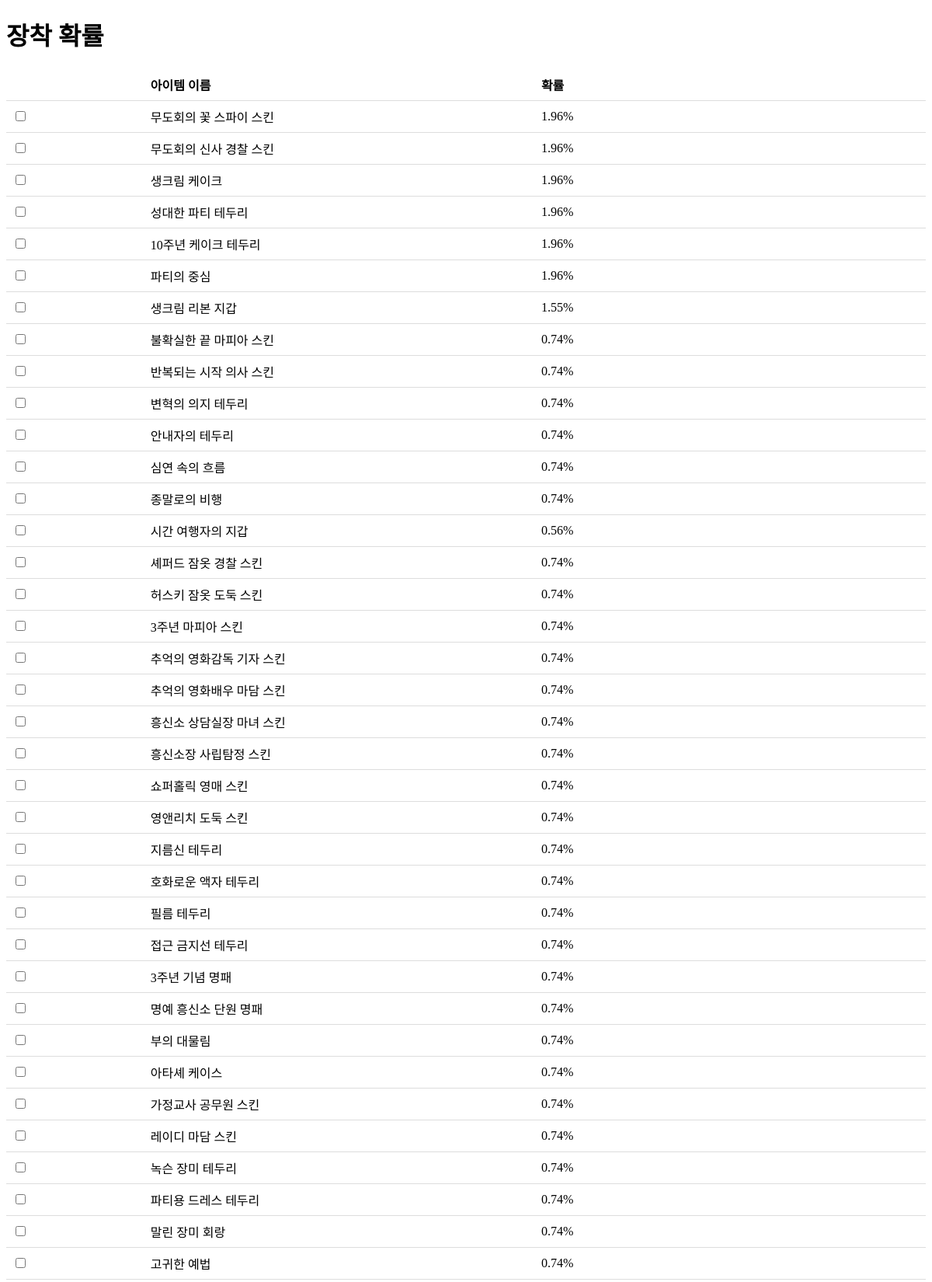
The app's page /prob (upper part) with its own data.
### tables this page shows
CREATE TABLE items (
                id INTEGER PRIMARY KEY,
                name TEXT,
                defaultPercentage INTEGER,
                equip BOOLEAN
            );

### website/views.py (the view)
@views.route('/prob')
def prob():
    conn = sqlite3.connect('item.db')
    cursor = conn.cursor()
    cursor.execute("SELECT * FROM items")
    items = cursor.fetchall()
    cursor.execute("SELECT * FROM unequip")
    unequip = cursor.fetchall()
    conn.close()
    return render_template('prob.html', items=items, unequip=unequip)

### website/templates/prob.html (shortened to what this page needs)
<!DOCTYPE html>
<html lang="en">
<head>
</head>
<body>
    <h1>장착 확률</h1>
    <table>
        <thead>
            <tr>
                <th></th>
                <th>아이템 이름</th>
                <th>확률</th>
            </tr>
        </thead>
        <tbody>
            {% for item in items %}
            <tr>
                <td><input type="checkbox" onchange="updateProbabilities(this)" data-default-prob="{{ item[2] }}"></td>
                <td>{{ item[1] }}</td>
                <td>{{ '%.2f' % item[2]|float }}%</td>
            </tr>
            {% endfor %}
        </tbody>
    </table>
</body>
</html>

### website/templates/prob.html (style rules this page uses)
table { width: 100%; border-collapse: collapse; }
th, td { padding: 8px; text-align: left; border-bottom: 1px solid #ddd; }
td input[type="checkbox"] { margin-right: 8px; }
th:nth-child(1), td:nth-child(1) { width: 10px; }
th:nth-child(2), td:nth-child(2) { width: 100px; }
th:nth-child(3), td:nth-child(3) { width: 100px; }

### records on screen
items: name "무도회의 꽃 스파이 스킨", defaultPercentage "1.96"
items: name "무도회의 신사 경찰 스킨", defaultPercentage "1.96"
items: name "생크림 케이크", defaultPercentage "1.96"
items: name "성대한 파티 테두리", defaultPercentage "1.96"
items: name "10주년 케이크 테두리", defaultPercentage "1.96"
items: name "파티의 중심", defaultPercentage "1.96"
items: name "생크림 리본 지갑", defaultPercentage "1.55"
items: name "불확실한 끝 마피아 스킨", defaultPercentage "0.74"
items: name "반복되는 시작 의사 스킨", defaultPercentage "0.74"
items: name "변혁의 의지 테두리", defaultPercentage "0.74"
items: name "안내자의 테두리", defaultPercentage "0.74"
items: name "심연 속의 흐름", defaultPercentage "0.74"
items: name "종말로의 비행", defaultPercentage "0.74"
items: name "시간 여행자의 지갑", defaultPercentage "0.56"
items: name "셰퍼드 잠옷 경찰 스킨", defaultPercentage "0.74"
items: name "허스키 잠옷 도둑 스킨", defaultPercentage "0.74"
items: name "3주년 마피아 스킨", defaultPercentage "0.74"
items: name "추억의 영화감독 기자 스킨", defaultPercentage "0.74"
items: name "추억의 영화배우 마담 스킨", defaultPercentage "0.74"
items: name "흥신소 상담실장 마녀 스킨", defaultPercentage "0.74"
items: name "흥신소장 사립탐정 스킨", defaultPercentage "0.74"
items: name "쇼퍼홀릭 영매 스킨", defaultPercentage "0.74"
items: name "영앤리치 도둑 스킨", defaultPercentage "0.74"
items: name "지름신 테두리", defaultPercentage "0.74"
items: name "호화로운 액자 테두리", defaultPercentage "0.74"
items: name "필름 테두리", defaultPercentage "0.74"
items: name "접근 금지선 테두리", defaultPercentage "0.74"
items: name "3주년 기념 명패", defaultPercentage "0.74"
items: name "명예 흥신소 단원 명패", defaultPercentage "0.74"
items: name "부의 대물림", defaultPercentage "0.74"
items: name "아타셰 케이스", defaultPercentage "0.74"
items: name "가정교사 공무원 스킨", defaultPercentage "0.74"
items: name "레이디 마담 스킨", defaultPercentage "0.74"
items: name "녹슨 장미 테두리", defaultPercentage "0.74"
items: name "파티용 드레스 테두리", defaultPercentage "0.74"
items: name "말린 장미 회랑", defaultPercentage "0.74"
items: name "고귀한 예법", defaultPercentage "0.74"
